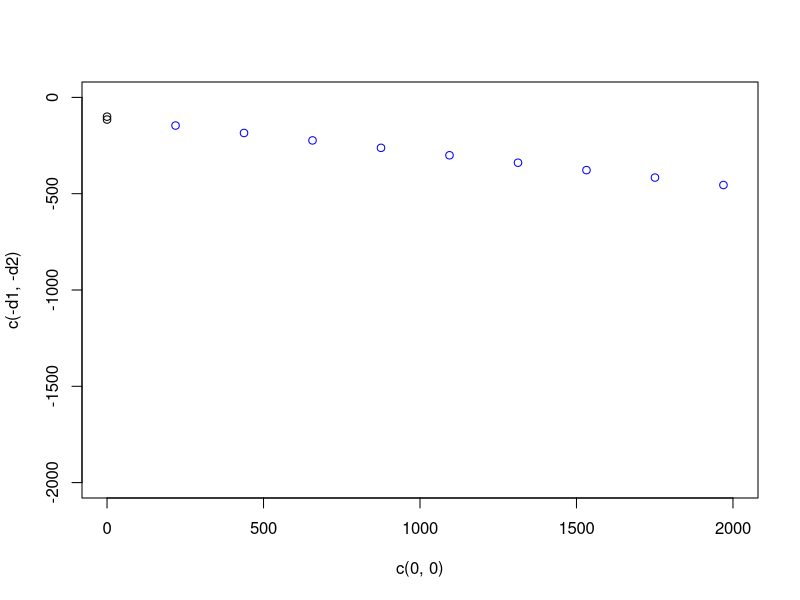

R code for this plot: (Note: this script raises an error after producing the figure.)
# dasbr sim

simDasbr <- function(d1, d2, angle=45, dist=4e3, n=10, plot=FALSE) {

    mid <- -1*mean(c(d1, d2))
    slope <- 1/tan((180-angle)/180*pi)
    xmax <- dist / sqrt(1+slope^2)
    # if(abs(slope) > 1) {
    #     dist <- dist / abs(slope)
    # }
    xs <- seq(from=0, to=xmax, length.out=n)[-1]
    ys <- mid + xs * slope
    if(plot) {
        plot(x=c(0, 0), y=c(-d1, -d2), col='black', xlim=c(0, dist), ylim=c(-dist, 0))
        points(x=xs, y=ys, col='blue')
    }
    t1 <- sqrt(xs^2 + (ys+d2)^2)
    t2 <- sqrt(xs^2 + (ys - d2)^2)
    t2-t1
    list(x=xs, y=ys, td=t2-t1)
}

simDasbr(100, 115, dist=2e3, angle=80, plot=T)

angles <- seq(from=20, to=75, by=5)
simDas <- lapply(angles, function(x) {
    result <- simDasbr(100, 115, x, dist=4e3, n=100)
    result$angle <- x
    result$td <- result$td / 1500
    result
}) %>% bind_rows()

ggplot(simDas) +
    geom_line(aes(x=td*1e3, y=y, col=factor(angle))) +
    ggtitle('Depth vs Time Delay by Angle (90 == Below)') +
    labs(x='Time Delay (ms)', y='Depth (m)')
